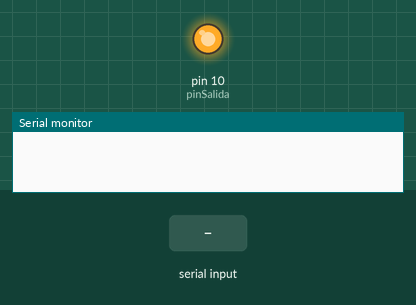
Recording of a sketch running on a simulated Arduino Uno, built with avr-gcc and run on an emulated ATmega328P. On the bench: output pins drawn as LEDs (lit = HIGH), the last lines printed to the serial monitor. Inputs (shaded band) come from the test bench.

Above: at 1.7 s.
1.8 s: "AbrirRele\n" received over Serial
At 2.5 s:
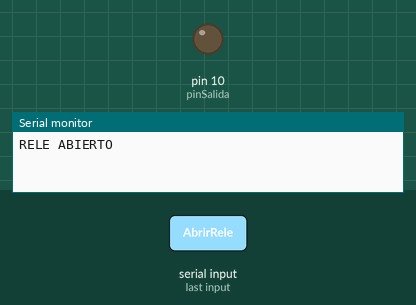
4.8 s: "CerrarRele\n" received over Serial
At 6.1 s:
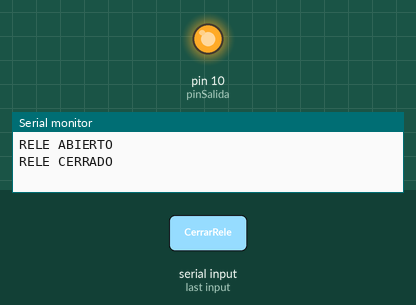
Timing chart, 0 to 7.8 s (numbered marks = the images above; inputs shaded):
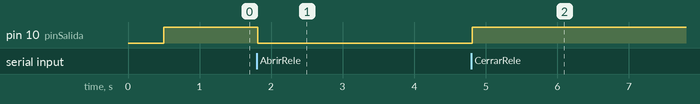

Measured:
- after the input at 1.8 s, pin 10 (pinSalida): HIGH → LOW at once
- after the input at 4.8 s, pin 10 (pinSalida): LOW → HIGH at once

The sketch:

sketch_medicion_temp_GET.ino
```cpp
#include "max6675.h"

int thermoDO = 4;
int thermoCS = 5;
int thermoCLK = 6;
MAX6675 thermocouple(thermoCLK, thermoCS, thermoDO);

const int pinSalida = 10;

const int VENTANA = 20;
const int UMBRAL_INVALIDOS = 10;

bool historial[VENTANA];
int indiceHistorial = 0;
bool bufferLleno = false;

bool falloArduino = false;

void setup() {
  Serial.begin(9600);
  delay(500);

  pinMode(pinSalida, OUTPUT);
  digitalWrite(pinSalida, HIGH);
}

int contarInvalidos() {
  int total = bufferLleno ? VENTANA : indiceHistorial;
  int cont = 0;

  for (int i = 0; i < total; i++) {
    if (!historial[i]) cont++;
  }
  return cont;
}

void loop() {
  if (Serial.available()) {
    String comando = Serial.readStringUntil('\n');
    comando.trim();

    if (comando == "GET") {

      if (falloArduino) {
        Serial.println("ARDUINO FALLANDO");
        return;
      }

      double c = thermocouple.readCelsius();

      bool valido = !isnan(c);

      // Guardar resultado en buffer circular
      historial[indiceHistorial] = valido;
      indiceHistorial++;

      if (indiceHistorial >= VENTANA) {
        indiceHistorial = 0;
        bufferLleno = true;
      }

      // Contar inválidos en ventana
      int invalidos = contarInvalidos();

      if (valido) {
        Serial.println(c);
      } else {
        Serial.println("DATO INVALIDO");
      }

      // Evaluar fallo
      if ((bufferLleno || indiceHistorial >= UMBRAL_INVALIDOS) && invalidos >= UMBRAL_INVALIDOS) {
        falloArduino = true;
        digitalWrite(pinSalida, LOW);
        Serial.println("ARDUINO FALLANDO");
      }
    }

    else if (comando == "AbrirRele") {
      digitalWrite(pinSalida, LOW);
      Serial.println("RELE ABIERTO");
    }

    else if (comando == "CerrarRele") {
      if (!falloArduino) {
        digitalWrite(pinSalida, HIGH);
        Serial.println("RELE CERRADO");
      } else {
        Serial.println("RELE BLOQUEADO POR FALLO");
      }
    }
  }
}
```
